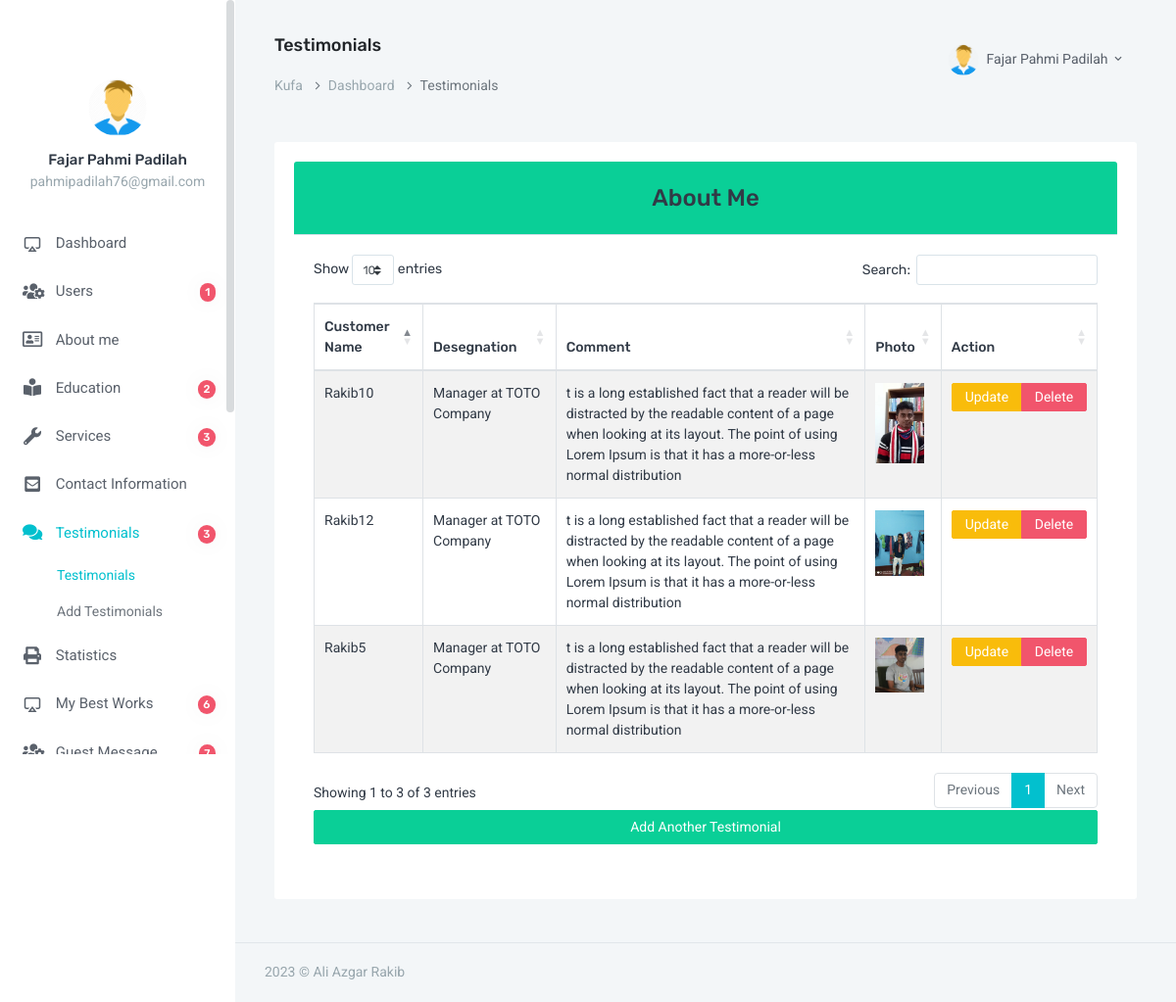
Screenshot of /admin/all_testimonials.php (signed in) with the database file from the repository.
### tables this page shows
CREATE TABLE `users` (
  `id` int(3) NOT NULL,
  `fname` varchar(100) NOT NULL,
  `email` varchar(100) NOT NULL,
  `password` varchar(255) NOT NULL,
  `status` int(1) NOT NULL DEFAULT 1,
  `photo` varchar(100) NOT NULL DEFAULT 'default.png'
);

CREATE TABLE `testimonials` (
  `id` int(3) NOT NULL,
  `customer_name` varchar(100) NOT NULL,
  `customer_desegnation` varchar(100) NOT NULL,
  `customer_comment` text NOT NULL,
  `photo` varchar(100) NOT NULL DEFAULT 'default.png'
);

### admin/all_testimonials.php (the view, shortened to what this page needs)
<?php
$title="Testimonials";
require_once "header.php";
require_once "db.php";
$testimonial = $dbcon->query("SELECT * FROM testimonials");
?>
<div class="card text-dark mb-3">
	<div class="card-header bg-success text-center"><h3>About Me</h3></div>
	<div class="card-body">
				<table id="example" class="table table-striped table-bordered mx-auto">
					<thead>
						<tr>
							<th>Customer Name</th>
							<th>Desegnation</th>
							<th>Comment</th>
							<th>Photo</th>
							<th>Action</th>
						</tr>
					</thead>
					<tbody>
					<?php foreach ($testimonial as $result) {
					 ?>
						<tr>
							<td><?=$result['customer_name']?></td>
							<td><?=$result['customer_desegnation']?></td>
							<td><?=$result['customer_comment']?></td>
							<td><img src="image/customers/<?=$result['photo']?>" alt="" style="width: 50px;"></td>
							<td>
								<div class="btn-group">
									<a class="btn btn-sm btn-warning" href="testimonial_update.php?id=<?=base64_encode($result['id'])?>">Update</a>
									<a class="btn btn-sm btn-danger" href="testimonial_delete.php?id=<?=base64_encode($result['id'])?>">Delete</a>
								</div>
							</td>
						</tr>
					<?php } ?>
					</tbody>
				</table>
				<a class="btn btn-block btn-success" href="testimonials.php">Add Another Testimonial</a>
			</div>
		</div>
<?php
    require_once "footer.php";
?>

### admin/header.php (shortened to what this page needs)
<?php require_once "db.php"; ?>
<!doctype html>
<html lang="en">
<head>
        <link rel="stylesheet" href="https://cdnjs.cloudflare.com/ajax/libs/twitter-bootstrap/4.1.3/css/bootstrap.css">
        <link rel="stylesheet" href="https://cdn.datatables.net/1.10.20/css/dataTables.bootstrap4.min.css">
        <link href="assets/css/bootstrap.min.css" rel="stylesheet" type="text/css" />
        <link href="assets/css/icons.css" rel="stylesheet" type="text/css" />
        <link rel="stylesheet" href="../front_end_assets/css/fontawesome-all.min.css">
        <link href="assets/css/metismenu.min.css" rel="stylesheet" type="text/css" />
        <link href="assets/css/style.css" rel="stylesheet" type="text/css" />
    </head>
    <body>
        <div id="wrapper">
            <div class="left side-menu">
                <div class="slimscroll-menu" id="remove-scroll">
                    <div class="user-box">
                        <div class="user-img">
                <?php
                    $email_for_photo = $_SESSION['user_email'];
                    $query_for_photo = $dbcon->query( "SELECT photo FROM users WHERE email='$email_for_photo'");
                    $photo_from_db   = $query_for_photo -> fetch_assoc();
                 ?>
                            <img src="image/users/<?=$photo_from_db['photo']?>" alt="user-img" title="Mat Helme" class="rounded-circle img-fluid">
                        </div>
                        <h5><a href="#"><?= $_SESSION['user_name']?></a> </h5>
                        <p class="text-muted"><?=$_SESSION['user_email']?></p>
                    </div>
                    <div id="sidebar-menu">
                        <ul class="metismenu" id="side-menu">
                            <li>
                                <a href="index.php">
                                    <i class="fi-air-play"></i> <span> Dashboard </span>
                                </a>
                            </li>
                            <li>
                                <a href="users.php"><i class="fas fa-users-cog"></i>
                                    <span class="badge badge-danger badge-pill float-right">
                                        <?php
                                        $result = $dbcon->query("SELECT COUNT(*) AS total_users FROM users");
                                        $row = $result->fetch_assoc();
                                        echo $row['total_users'];
                                        ?>
                                    </span>
                                    <span> Users </span>
                                </a>
                            </li>
                            <li>
                                <a href="javascript: void(0);"><i class="far fa-address-card"></i>  <span> About me </span></a>
                            </li>
                            <li>
                                <a href="javascript: void(0);"><i class="fas fa-book-reader"></i>
                                    <span class="badge badge-danger badge-pill float-right">
                                        <?php
                                        $education_result = $dbcon->query("SELECT COUNT(*) AS total_field FROM education_informations");
                                        $education_row = $education_result->fetch_assoc();
                                        echo $education_row['total_field'];
                                        ?>
                                    </span>
                                <span> Education </span></a>
                            </li>
                            <li>
                                <a href="javascript: void(0);"><i class="fas fa-wrench"></i>
                                    <span class="badge badge-danger badge-pill float-right">
                                        <?php
                                        $services_result = $dbcon->query("SELECT COUNT(*) AS total_field FROM services");
                                        $services_row = $services_result->fetch_assoc();
                                        echo $services_row['total_field'];
                                        ?>
                                    </span>
                                    <span> Services </span></a>
                            </li>
                            <li>
                                <a href="javascript: void(0);"><i class="fas fa-envelope-square"></i> <span> Contact Information</span></a>
                            </li>
                            <li>
                                <a href="javascript: void(0);"><i class="fas fa-comments"></i>
                                    <span class="badge badge-danger badge-pill float-right">
                                        <?php
                                        $testimonial_result = $dbcon->query("SELECT COUNT(*) AS total_field FROM testimonials");
                                        $testimonial_row = $testimonial_result->fetch_assoc();
                                        echo $testimonial_row['total_field'];
                                        ?>
                                    </span>
                                    <span> Testimonials</span></a>
                                <ul class="nav-second-level" aria-expanded="false">
                                    <li><a href="all_testimonials.php">Testimonials</a></li>
                                    <li><a href="testimonials.php">Add Testimonials</a></li>
                                </ul>
                            </li>
                            <li>
                                <a href="javascript: void(0);"><i class="fas fa-print"></i><span> Statistics</span></a>
                            </li>
                            <li>
                                <a href="javascript: void(0);"><i class="fi-air-play"></i>
                                    <span class="badge badge-danger badge-pill float-right">
                                        <?php
                                        $best_works_result = $dbcon->query("SELECT COUNT(*) AS total_field FROM my_best_works");
                                        $best_works_row = $best_works_result->fetch_assoc();
                                        echo $best_works_row['total_field'];
                                        ?>
                                    </span>
                                    <span> My Best Works</span></a>
                            </li>
                            <li>
                                <a href="all_guest_message.php">
                                    <i class="fas fa-users-cog"></i>
                                    <span class="badge badge-danger badge-pill float-right">
                                        <?php
                                        $guest_message_result = $dbcon->query("SELECT COUNT(*) AS total_field FROM guest_messages");
                                        $guest_message_row = $guest_message_result->fetch_assoc();
                                        echo $guest_message_row['total_field'];
                                        ?>
                                    </span>
                                     <span> Guest Message</span>
                                </a>
                            </li>
                        </ul>
                    </div>
                </div>
            </div>
            <div class="content-page">
                <div class="topbar">
                    <nav class="navbar-custom">
                        <ul class="list-unstyled topbar-right-menu float-right mb-0">
                            <li class="dropdown notification-list">
                                <a class="nav-link dropdown-toggle nav-user" data-toggle="dropdown" href="#" role="button"
                                   aria-haspopup="false" aria-expanded="false">
                                    <img src="image/users/<?=$photo_from_db['photo']?>" alt="user" class="rounded-circle"> <span class="ml-1"><?=$_SESSION['user_name']?> <i class="mdi mdi-chevron-down"></i> </span>
                                </a>
                            </li>
                        </ul>
                        <ul class="list-inline menu-left mb-0">
                            <li>
                                <h4 class="page-title-main"><?=$title?></h4>
                                <ol class="breadcrumb">
                                    <li class="breadcrumb-item"><a href="../index.php">Kufa</a></li>
                                    <li class="breadcrumb-item"><a href="index.php">Dashboard</a></li>
                                    <li class="breadcrumb-item active"><?=$title?></li>
                                </ol>
                            </li>
                        </ul>
                    </nav>
                </div>
                <div class="content">
                    <div class="container-fluid">
                        <div class="row">
                            <div class="col-12">
                                <div class="card-box">

### rows the page displays
users: photo (picture)
testimonials: customer_name "Rakib5", customer_desegnation "Manager at TOTO Company", customer_comment "t is a long established fact that a reader will be distracted by the readable content of a page when looking at its layout. The point of using Lorem Ipsum is that it has a more-or-less normal distribution", photo (picture)
testimonials: customer_name "Rakib10", customer_desegnation "Manager at TOTO Company", customer_comment "t is a long established fact that a reader will be distracted by the readable content of a page when looking at its layout. The point of using Lorem Ipsum is that it has a more-or-less normal distribution", photo (picture)
testimonials: customer_name "Rakib12", customer_desegnation "Manager at TOTO Company", customer_comment "t is a long established fact that a reader will be distracted by the readable content of a page when looking at its layout. The point of using Lorem Ipsum is that it has a more-or-less normal distribution", photo (picture)

### other values shown
$_SESSION['user_name'] "Fajar Pahmi Padilah"
$_SESSION['user_email'] "pahmipadilah76@gmail.com"
$row['total_users'] "1"
$education_row['total_field'] "2"
$services_row['total_field'] "3"
$testimonial_row['total_field'] "3"
$best_works_row['total_field'] "6"
$title "Testimonials"
